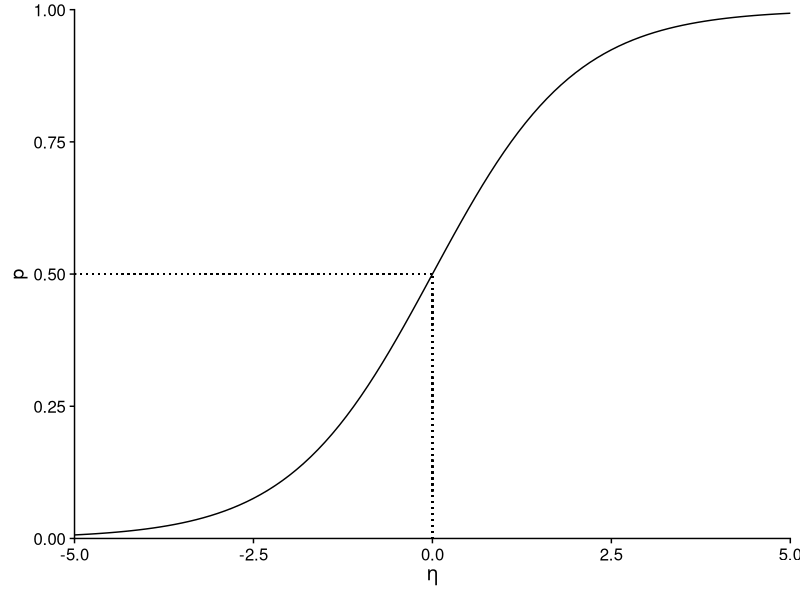
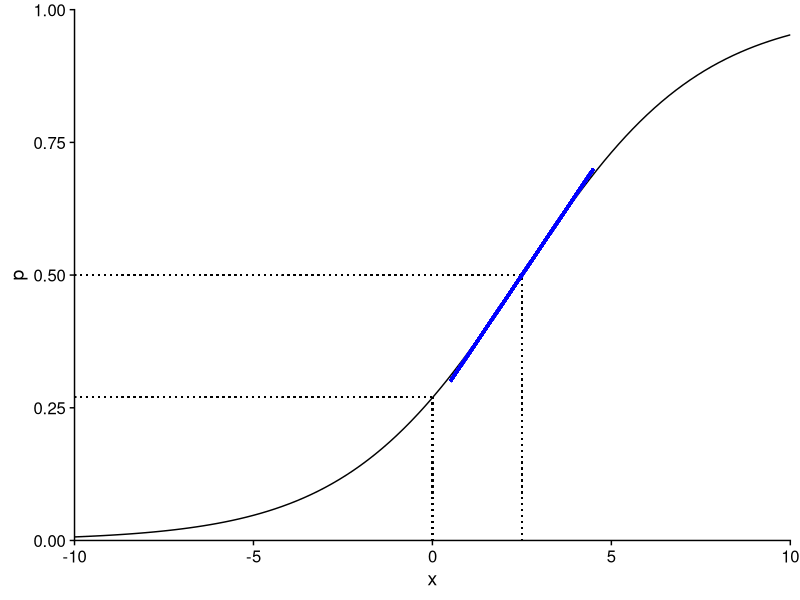
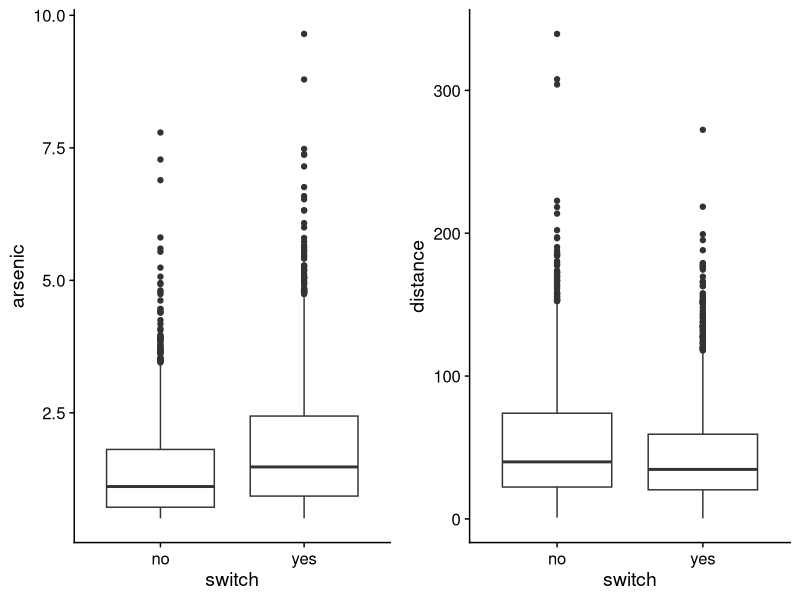
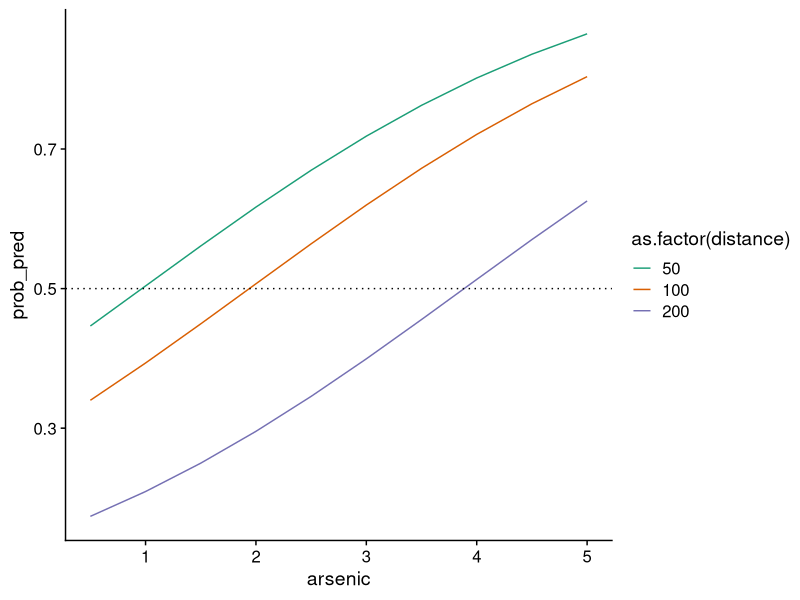
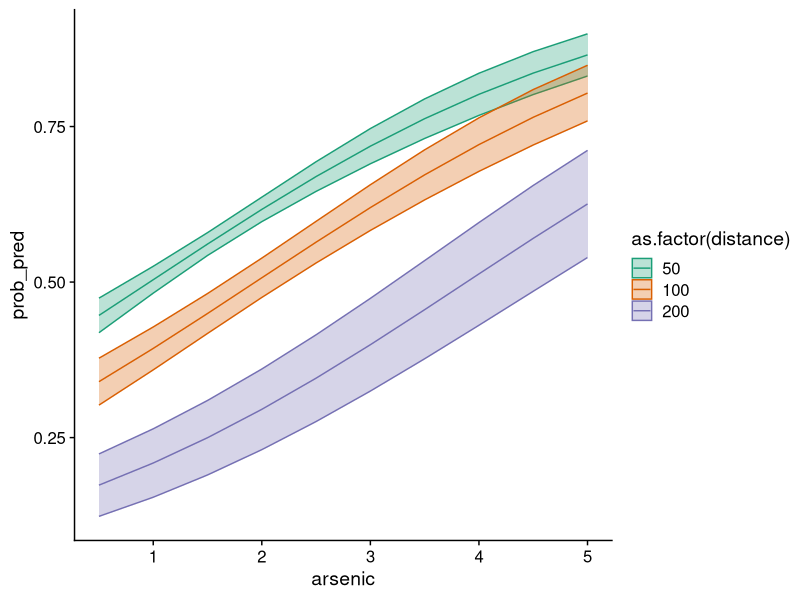
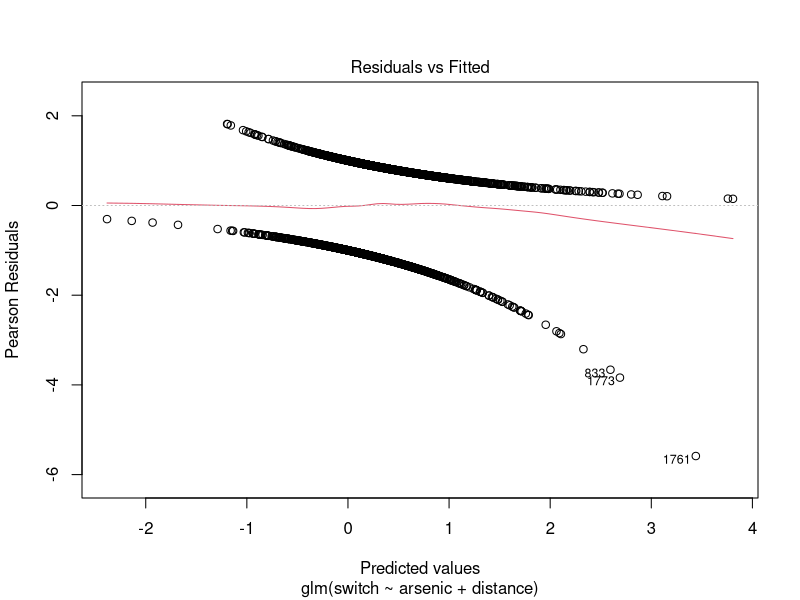
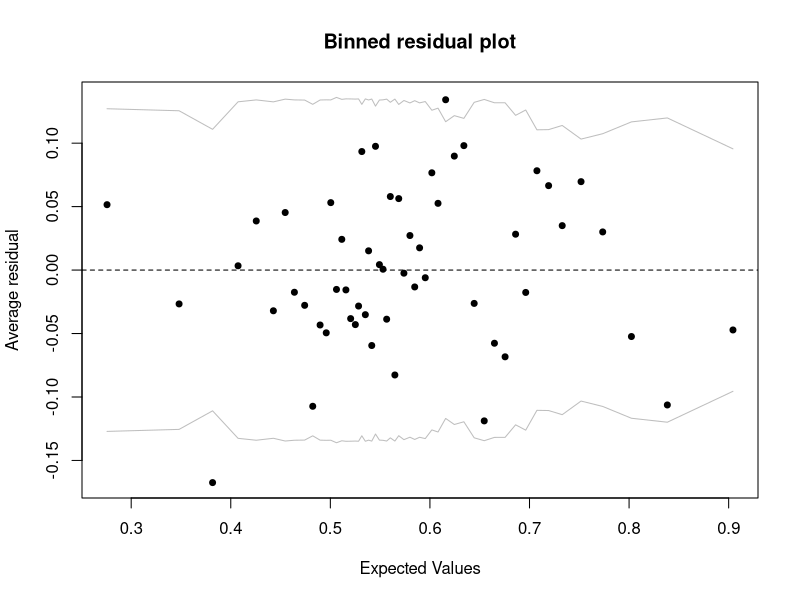
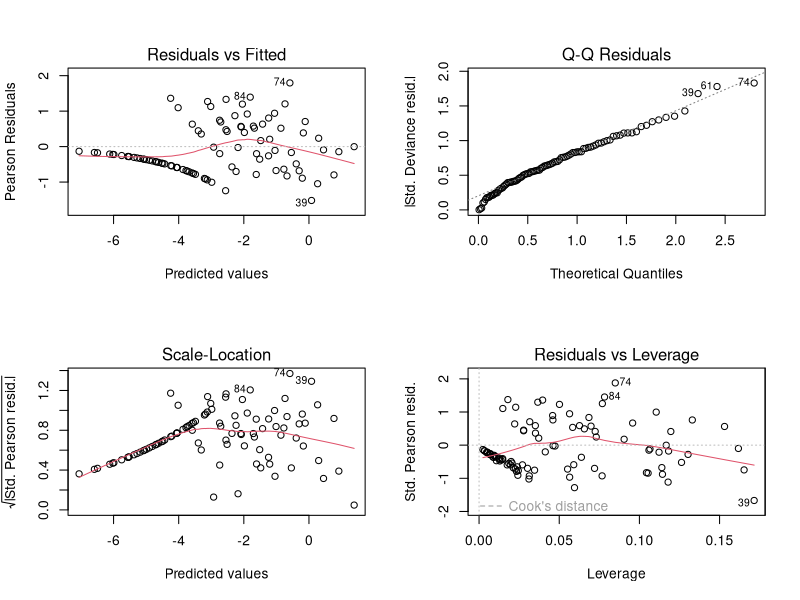

Write R code to recreate these figures, in order.
## ---- chunk 1
knitr::opts_chunk$set(echo = TRUE)
library(tidyverse)
library(cowplot)
theme_set(theme_cowplot())
## ---- chunk 2
dbinom(2, 5, 0.3)
## ---- chunk 3
ggplot(data.frame(x = seq(-5,5,0.1)), aes(x = x)) +
    labs(x = expression(eta), y = "p") +
    stat_function(fun = function(x) 1/(1+exp(-x))) +
    geom_segment(x = -5, xend = 0, y = 0.5, yend = 0.5, linetype = "dotted") +
    geom_segment(x = 0, xend = 0, y = 0, yend = 0.5, linetype = "dotted") +
    scale_x_continuous(expand = c(0, 0)) +
    scale_y_continuous(expand = c(0, 0), breaks = seq(0, 1, 0.25), limits = c(0, 1))
## ---- chunk 4
ggplot(data.frame(x = seq(-10,10,0.1)), aes(x = x)) +
    labs(y = "p") +
    stat_function(fun = function(x) 1/(1+exp(1-0.4*x))) +
    geom_segment(x = -10, xend = 2.5, y = 0.5, yend = 0.5, linetype = "dotted") +
    geom_segment(x = 2.5, xend = 2.5, y = 0, yend = 0.5, linetype = "dotted") +
    geom_segment(x = -10, xend = 0, y = 0.27, yend = 0.27, linetype = "dotted") +
    geom_segment(x = 0, xend = 0, y = 0, yend = 0.27, linetype = "dotted") +
    geom_segment(x = 0.5, xend = 4.5, y = 0.3, yend = 0.7, color = "blue", size = 1) +
    scale_x_continuous(expand = c(0, 0)) +
    scale_y_continuous(expand = c(0, 0), breaks = seq(0, 1, 0.25), limits = c(0, 1))
## ---- chunk 5
invlogit <- function(x) 1/(1+exp(-x))
invlogit(-1)
## ---- chunk 6
library(carData)
str(Wells)
## ---- chunk 7
p1 <- ggplot(Wells, aes(x = switch, y = arsenic)) +
    geom_boxplot()
p2 <- ggplot(Wells, aes(x = switch, y = distance)) +
    geom_boxplot()

plot_grid(p1, p2)
## ---- chunk 8
mod <- glm(switch ~ arsenic + distance, data = Wells,
           family = binomial(link = "logit"))
summary(mod)
## ---- chunk 9
wells_nouv <- expand.grid(arsenic = seq(0.5, 5, 0.5), distance = c(50, 100, 200))
## ---- chunk 10
wells_nouv$pred <- predict(mod, wells_nouv)
summary(wells_nouv$pred)
## ---- chunk 11
wells_nouv$prob_pred <- predict(mod, wells_nouv, type = "response")

ggplot(wells_nouv, aes(x = arsenic, y = prob_pred, color = as.factor(distance))) +
    geom_line() +
    geom_hline(yintercept = 0.5, linetype = "dotted") +
    scale_color_brewer(palette = "Dark2")
## ---- chunk 12
prob_pred <- predict(mod, wells_nouv, type = "response", se.fit = TRUE)
wells_nouv$prob_se <- prob_pred$se.fit

ggplot(wells_nouv, aes(x = arsenic, y = prob_pred, color = as.factor(distance),
                       fill = as.factor(distance))) +
    geom_ribbon(aes(ymin = prob_pred - 1.96*prob_se, ymax = prob_pred + 1.96*prob_se),
                alpha = 0.3) +
    geom_line() +
    scale_color_brewer(palette = "Dark2") +
    scale_fill_brewer(palette = "Dark2")

## ---- chunk 13
plot(mod, which = 1)
## ---- chunk 14
library(arm)
binnedplot(fitted(mod), residuals(mod, type = "response"))
## ---- chunk 15
pseudo_R2 <- 1 - mod$deviance/mod$null.deviance
pseudo_R2
## ---- chunk 16
r2_tjur <- mean(mod$fitted.values[mod$y == 1]) - mean(mod$fitted.values[mod$y == 0])
r2_tjur
## ---- chunk 17
library(MASS)
str(snails)
## ---- chunk 18
mod_snails <- glm(cbind(Deaths, N - Deaths) ~ Species + Exposure + Rel.Hum + Temp,
           data = snails, family = binomial)
summary(mod_snails)
## ---- chunk 19
par(mfrow = c(2, 2))
plot(mod_snails)
par(mfrow = c(1, 1))
## ---- chunk 20
mod_snails2 <- glm(cbind(Deaths, N - Deaths) ~ as.factor(Exposure), data = snails,
                   family = binomial)
summary(mod_snails2)
## ---- chunk 21
group_by(snails, Exposure) %>%
    summarize(mean(Deaths))
## ---- chunk 22
mod_snails3 <- glm(cbind(Deaths, N - Deaths) ~ as.factor(Exposure), 
                   data = filter(snails, Exposure > 1), family = binomial)
summary(mod_snails3)
